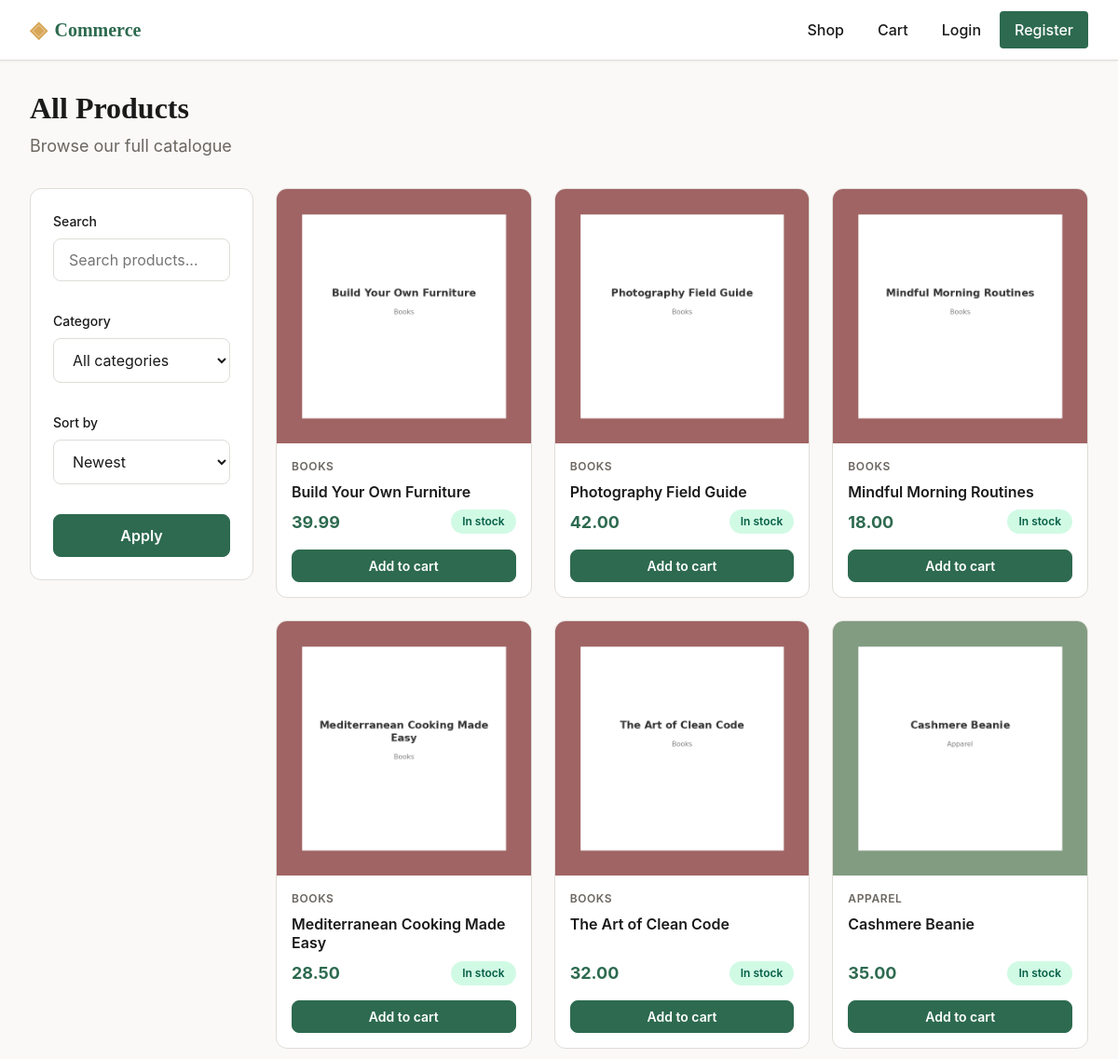
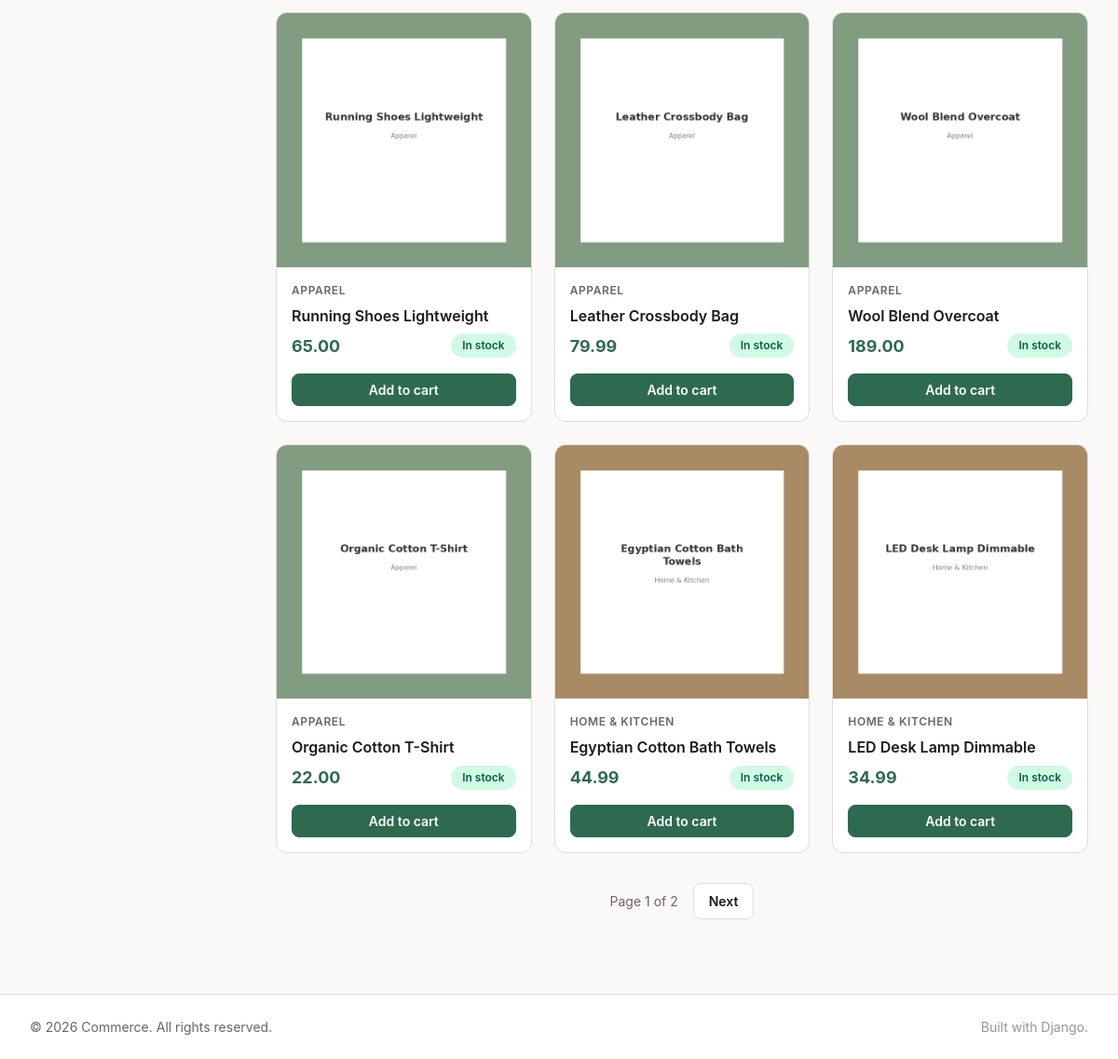
The page / on the database its author committed (2 pictures, top to bottom).
### store/models.py (models this page shows, shortened)
class Product(models.Model):
    name = models.CharField(max_length=200)
    slug = models.SlugField(max_length=220, unique=True, blank=True)
    description = models.TextField()
    price = models.DecimalField(max_digits=10, decimal_places=2)
    stock = models.PositiveIntegerField(default=0)
    image = models.ImageField(upload_to="products/", blank=True, null=True)
    category = models.ForeignKey(Category, on_delete=models.CASCADE, related_name="products")
    is_active = models.BooleanField(default=True)
    created_at = models.DateTimeField(auto_now_add=True)
    class Meta:
        ordering = ["-created_at"]
    @property
    def in_stock(self):
        return self.stock > 0
    @property
    def image_url(self):
        if self.image and self.image.name:
            return self.image.url
        return "/static/img/placeholder.svg"
    def get_absolute_url(self):
        from django.urls import reverse
        return reverse("product_detail", kwargs={"slug": self.slug})

class Category(models.Model):
    name = models.CharField(max_length=100, unique=True)
    slug = models.SlugField(max_length=120, unique=True, blank=True)
    class Meta:
        verbose_name_plural = "categories"
        ordering = ["name"]

### store/views.py (the view)
# urls.py: path("", views.product_list, name="home"),
def product_list(request):
    products = Product.objects.filter(is_active=True).select_related("category")
    category_slug = request.GET.get("category")
    selected_category = None
    if category_slug:
        selected_category = get_object_or_404(Category, slug=category_slug)
        products = products.filter(category=selected_category)
    search_query = request.GET.get("q", "").strip()
    if search_query:
        products = products.filter(name__icontains=search_query)
    sort = request.GET.get("sort", "")
    if sort == "price_low":
        products = products.order_by("price")
    elif sort == "price_high":
        products = products.order_by("-price")
    elif sort == "name":
        products = products.order_by("name")
    else:
        products = products.order_by("-created_at")
    paginator = Paginator(products, PRODUCTS_PER_PAGE)
    page_number = request.GET.get("page")
    page_obj = paginator.get_page(page_number)
    categories = Category.objects.all()
    context = {
        "page_obj": page_obj,
        "categories": categories,
        "selected_category": selected_category,
        "search_query": search_query,
        "sort": sort,
    }
    return render(request, "store/product_list.html", context)

### store/context_processors.py (called while the page is built)
def cart_count(request):
    count = 0
    cart = _get_cart(request)
    if cart:
        result = CartItem.objects.filter(cart=cart).aggregate(total=Sum("quantity"))
        count = result["total"] or 0
    return {"cart_count": count}

def _get_cart(request):
    if request.user.is_authenticated:
        return Cart.objects.filter(user=request.user).first()
    session_key = request.session.session_key
    if session_key:
        return Cart.objects.filter(session_key=session_key).first()
    return None

### templates/store/product_list.html (shortened to what this page needs)
{% extends "base.html" %}
{% block content %}
<section class="page-header">
    <h1 class="page-title">All Products</h1>
    {% if search_query %}
        <p class="page-subtitle">Search results for "{{ search_query }}"</p>
    {% elif selected_category %}
        <p class="page-subtitle">{{ selected_category.name }}</p>
    {% else %}
        <p class="page-subtitle">Browse our full catalogue</p>
    {% endif %}
</section>
<div class="shop-layout">
    <aside class="shop-sidebar" aria-label="Filters">
        <form method="get" action="{% url 'home' %}" class="filter-form" role="search">
            <div class="form-group">
                <label for="search-input">Search</label>
                <input
                    type="search"
                    id="search-input"
                    name="q"
                    class="form-input"
                    value="{{ search_query }}"
                    placeholder="Search products..."
                    aria-label="Search products"
                >
            </div>
            <div class="form-group">
                <label for="category-select">Category</label>
                <select id="category-select" name="category" class="form-select">
                    <option value="">All categories</option>
                </select>
            </div>
            <div class="form-group">
                <label for="sort-select">Sort by</label>
                <select id="sort-select" name="sort" class="form-select">
                    <option value="" {% if sort == "" %}selected{% endif %}>Newest</option>
                </select>
            </div>
            <button type="submit" class="btn btn-primary btn-block">Apply</button>
        </form>
    </aside>
    <div class="shop-main">
        {% if page_obj.object_list %}
            <div class="product-grid" role="list" aria-label="Products">
                {% for product in page_obj %}
                    <article class="product-card card" role="listitem">
                        <a href="{{ product.get_absolute_url }}" class="product-card-link" aria-label="View {{ product.name }}">
                            <div class="product-card-image">
                                <img src="{{ product.image_url }}" alt="{{ product.name }}" loading="lazy" width="400" height="400">
                            </div>
                        </a>
                        <div class="product-card-body">
                            <span class="product-card-category">{{ product.category.name }}</span>
                            <a href="{{ product.get_absolute_url }}" class="product-card-name">{{ product.name }}</a>
                            <div class="product-card-footer">
                                <span class="price">{{ product.price }}</span>
                                {% if product.in_stock %}
                                    <span class="stock-badge stock-in">In stock</span>
                                {% else %}
                                    <span class="stock-badge stock-out">Out of stock</span>
                                {% endif %}
                            </div>
                            {% if product.in_stock %}
                                <form method="post" action="{% url 'add_to_cart' product.id %}" class="add-to-cart-form" data-product-id="{{ product.id }}">
                                    <button type="submit" class="btn btn-primary btn-block btn-sm" aria-label="Add {{ product.name }} to cart">
                                        Add to cart
                                    </button>
                                </form>
                            {% else %}
                                <button class="btn btn-secondary btn-block btn-sm" disabled>Out of stock</button>
                            {% endif %}
                        </div>
                    </article>
                {% endfor %}
            </div>
            <nav class="pagination" aria-label="Pagination">
                <span class="pagination-info">Page {{ page_obj.number }} of {{ page_obj.paginator.num_pages }}</span>
                {% if page_obj.has_next %}
                    <a href="?page={{ page_obj.next_page_number }}{% if search_query %}&q={{ search_query }}{% endif %}{% if selected_category %}&category={{ selected_category.slug }}{% endif %}{% if sort %}&sort={{ sort }}{% endif %}"
                       class="btn btn-secondary btn-sm" rel="next">Next</a>
                {% endif %}
            </nav>
        {% endif %}
    </div>
</div>
{% endblock %}

### templates/base.html (shortened to what this page needs)
<!DOCTYPE html>
<html lang="en">
<head>
    {% load static %}
    <link rel="stylesheet" href="{% static 'css/style.css' %}">
</head>
<body>
    <header class="site-header">
        <div class="header-inner">
            <a href="/" class="logo" aria-label="Commerce home">
                <span class="logo-icon" aria-hidden="true">◈</span>
                <span class="logo-text">Commerce</span>
            </a>
            <nav id="nav-menu" class="site-nav" aria-label="Main navigation">
                <a href="/" class="nav-link">Shop</a>
                <a href="{% url 'cart' %}" class="nav-link cart-link">
                    Cart
                </a>
                {% if user.is_authenticated %}
                    <a href="{% url 'order_history' %}" class="nav-link">My Orders</a>
                    <form method="post" action="{% url 'logout' %}" class="nav-form">
                        {% csrf_token %}
                        <button type="submit" class="nav-link nav-button">Logout ({{ user.username }})</button>
                    </form>
                {% else %}
                    <a href="{% url 'login' %}" class="nav-link">Login</a>
                    <a href="{% url 'register' %}" class="nav-link nav-link-cta">Register</a>
                {% endif %}
            </nav>
        </div>
    </header>
    <main id="main" class="main-content">
        {% block content %}{% endblock %}
    </main>
    <footer class="site-footer">
        <div class="footer-inner">
            <p>&copy; {% now "Y" %} Commerce. All rights reserved.</p>
            <p class="footer-tag">Built with Django.</p>
        </div>
    </footer>
</body>
</html>

### rows shown on the page
Product: image_url (picture), category.name "BOOKS", name "Build Your Own Furniture", price "39.99", stock "In stock"
Product: image_url (picture), category.name "BOOKS", name "Photography Field Guide", price "42.00", stock "In stock"
Product: image_url (picture), category.name "BOOKS", name "Mindful Morning Routines", price "18.00", stock "In stock"
Product: image_url (picture), category.name "BOOKS", name "Mediterranean Cooking Made Easy", price "28.50", stock "In stock"
Product: image_url (picture), category.name "BOOKS", name "The Art of Clean Code", price "32.00", stock "In stock"
Product: image_url (picture), category.name "APPAREL", name "Cashmere Beanie", price "35.00", stock "In stock"
Product: image_url (picture), category.name "APPAREL", name "Running Shoes Lightweight", price "65.00", stock "In stock"
Product: image_url (picture), category.name "APPAREL", name "Leather Crossbody Bag", price "79.99", stock "In stock"
Product: image_url (picture), category.name "APPAREL", name "Wool Blend Overcoat", price "189.00", stock "In stock"
Product: image_url (picture), category.name "APPAREL", name "Organic Cotton T-Shirt", price "22.00", stock "In stock"
Product: image_url (picture), category.name "HOME & KITCHEN", name "Egyptian Cotton Bath Towels", price "44.99", stock "In stock"
Product: image_url (picture), category.name "HOME & KITCHEN", name "LED Desk Lamp Dimmable", price "34.99", stock "In stock"

### other values the page prints
{{ page_obj.number }} "1"
{{ page_obj.paginator.num_pages }} "2"
